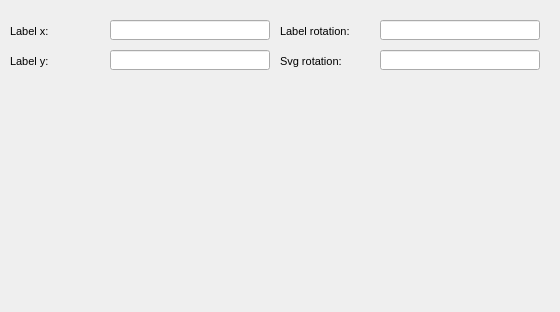
     <widget class="QWidget" name="page_3">
      <property name="geometry">
       <rect>
        <x>0</x>
        <y>0</y>
        <width>560</width>
        <height>312</height>
       </rect>
      </property>
      <attribute name="label">
       <string>Feature graphic design</string>
      </attribute>
      <widget class="QLineEdit" name="hydrant_label_x">
       <property name="geometry">
        <rect>
         <x>110</x>
         <y>20</y>
         <width>160</width>
         <height>20</height>
        </rect>
       </property>
       <property name="text">
        <string/>
       </property>
      </widget>
      <widget class="QLineEdit" name="hydrant_label_y">
       <property name="geometry">
        <rect>
         <x>110</x>
         <y>50</y>
         <width>160</width>
         <height>20</height>
        </rect>
       </property>
       <property name="text">
        <string/>
       </property>
      </widget>
      <widget class="QLineEdit" name="hydrant_rotation">
       <property name="geometry">
        <rect>
         <x>380</x>
         <y>50</y>
         <width>160</width>
         <height>20</height>
        </rect>
       </property>
       <property name="text">
        <string/>
       </property>
      </widget>
      <widget class="QLineEdit" name="hydrant_label_rotation">
       <property name="geometry">
        <rect>
         <x>380</x>
         <y>20</y>
         <width>160</width>
         <height>20</height>
        </rect>
       </property>
       <property name="text">
        <string/>
       </property>
      </widget>
      <widget class="QLabel" name="label_hydrant_label_x">
       <property name="geometry">
        <rect>
         <x>10</x>
         <y>20</y>
         <width>90</width>
         <height>22</height>
        </rect>
       </property>
       <property name="font">
        <font>
         <pointsize>8</pointsize>
        </font>
       </property>
       <property name="frameShape">
        <enum>QFrame::NoFrame</enum>
       </property>
       <property name="frameShadow">
        <enum>QFrame::Plain</enum>
       </property>
       <property name="text">
        <string>Label x:</string>
       </property>
       <property name="textFormat">
        <enum>Qt::AutoText</enum>
       </property>
       <property name="scaledContents">
        <bool>false</bool>
       </property>
       <property name="alignment">
        <set>Qt::AlignLeading|Qt::AlignLeft|Qt::AlignVCenter</set>
       </property>
       <property name="margin">
        <number>3</number>
       </property>
      </widget>
      <widget class="QLabel" name="label_hydrant_label_y">
       <property name="geometry">
        <rect>
         <x>10</x>
         <y>50</y>
         <width>90</width>
         <height>22</height>
        </rect>
       </property>
       <property name="font">
        <font>
         <pointsize>8</pointsize>
        </font>
       </property>
       <property name="frameShape">
        <enum>QFrame::NoFrame</enum>
       </property>
       <property name="frameShadow">
        <enum>QFrame::Plain</enum>
       </property>
       <property name="text">
        <string>Label y:</string>
       </property>
       <property name="textFormat">
        <enum>Qt::AutoText</enum>
       </property>
       <property name="scaledContents">
        <bool>false</bool>
       </property>
       <property name="alignment">
        <set>Qt::AlignLeading|Qt::AlignLeft|Qt::AlignVCenter</set>
       </property>
       <property name="margin">
        <number>3</number>
       </property>
      </widget>
      <widget class="QLabel" name="label_hydrant_label_rotation">
       <property name="geometry">
        <rect>
         <x>280</x>
         <y>20</y>
         <width>90</width>
         <height>22</height>
        </rect>
       </property>
       <property name="font">
        <font>
         <pointsize>8</pointsize>
        </font>
       </property>
       <property name="frameShape">
        <enum>QFrame::NoFrame</enum>
       </property>
       <property name="frameShadow">
        <enum>QFrame::Plain</enum>
       </property>
       <property name="text">
        <string>Label rotation:</string>
       </property>
       <property name="textFormat">
        <enum>Qt::AutoText</enum>
       </property>
       <property name="scaledContents">
        <bool>false</bool>
       </property>
       <property name="alignment">
        <set>Qt::AlignLeading|Qt::AlignLeft|Qt::AlignVCenter</set>
       </property>
       <property name="margin">
        <number>3</number>
       </property>
      </widget>
      <widget class="QLabel" name="label_hydrant_rotation">
       <property name="geometry">
        <rect>
         <x>280</x>
         <y>50</y>
         <width>90</width>
         <height>22</height>
        </rect>
       </property>
       <property name="font">
        <font>
         <pointsize>8</pointsize>
        </font>
       </property>
       <property name="frameShape">
        <enum>QFrame::NoFrame</enum>
       </property>
       <property name="frameShadow">
        <enum>QFrame::Plain</enum>
       </property>
       <property name="text">
        <string>Svg rotation:</string>
       </property>
       <property name="textFormat">
        <enum>Qt::AutoText</enum>
       </property>
       <property name="scaledContents">
        <bool>false</bool>
       </property>
       <property name="alignment">
        <set>Qt::AlignLeading|Qt::AlignLeft|Qt::AlignVCenter</set>
       </property>
       <property name="margin">
        <number>3</number>
       </property>
      </widget>
     </widget>
